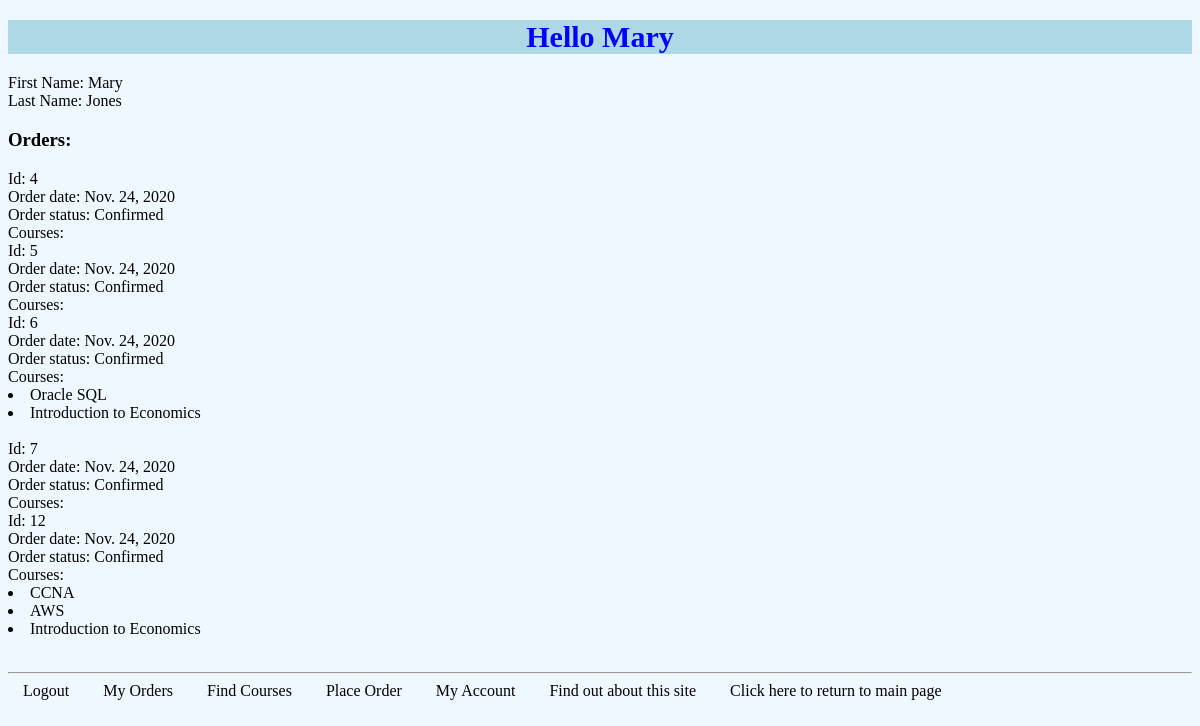
The app's page /myapp/myorders (signed in) with its own data.
### myapp/models.py (models this page shows, shortened)
class Order(models.Model):
    STATUS_CHOICES = [
        (0, 'Cancelled'),
        (1, 'Confirmed'),
        (2, 'On Hold'),
    ]
    courses = models.ManyToManyField(Course)
    student = models.ForeignKey(Student, on_delete=models.CASCADE)
    order_status = models.IntegerField(choices=STATUS_CHOICES, default=1)
    order_date = models.DateField(default=timezone.now)
    total_price = models.DecimalField(max_digits=10, decimal_places=2, default=0)

class Course(models.Model):
    title = models.CharField(max_length=200)
    topic = models.ForeignKey(Topic, related_name='courses', on_delete=models.CASCADE)
    price = models.DecimalField(max_digits=10, decimal_places=2)
    for_everyone = models.BooleanField(default=True)
    description = models.TextField(blank=True)
    num_reviews = models.PositiveIntegerField(default=0)

### myapp/views.py (the view)
# urls.py: path(r'myorders', views.myorders, name='myorders'),
@login_required
def myorders(request):
    user_id = request.user.id
    try:
        if user_id:
            user = get_object_or_404(Student, pk=user_id)
            orders = Order.objects.select_related().filter(student__username=user)
            return render(request, 'myapp/myorders.html',
                          {'user': user, 'orders': orders})
    except:
        msg = 'You are not a registered student!'
        return render(request, 'myapp/myorders.html', {'msg': msg})

### myapp/models.py (called while the page is built)
    def __str__(self):
        return self.username

### templates/myapp/myorders.html
{% extends 'myapp/base.html' %}
{% block myhdg %}
    Hello {{ user.first_name }}
{% endblock %}
{% block body_block %}
    {% if msg %}
        <p> {{ msg }}</p>
    {% else %}
        <p>
            First Name: {{ user.first_name }}<br>
            Last Name: {{ user.last_name }}<br>
            {% if orders %}
                <h3>Orders:</h3>
                {% for order in orders %}
                    Id: {{ order.id }}<br>
                    Order date: {{ order.order_date }}<br>
                    Order status:
                    {% if order.order_status == 1 %}
                        Confirmed
                    {% elif order.order_status == 0 %}
                        Cancelled
                    {% elif order.order_status == 2 %}
                        On Hold
                    {% endif %}
                    <br>
                    Courses:
                    {% for course in order.courses.all %}
                        <li> {{ course.title }} </li>
                    {% endfor %}
                    <br>
                {% endfor %}
            {% else %}
                <p>You have not placed any order yet!</p>
            {% endif %}
        </p>
    {% endif %}
{% endblock %}

### templates/myapp/base.html (shortened to what this page needs)
<!DOCTYPE html>
{% load static %}
    <head>
        <link rel="stylesheet" type="text/css" href="{% static 'myapp/style.css' %}"
        />
    </head>
    <body>
        <div>
            <h1>
                {% block myhdg %}{% endblock %}
            </h1>
            {% block body_block %}*** {% endblock %}
        </div>
        <hr />
        <div>
            {% block links %}
                <ul>
                     {% if request.user.is_authenticated %}
                         <li class="hbar1"><a href="{% url 'myapp:logout' %}">Logout</a></li>
                         <li class="hbar1"><a href="{% url 'myapp:myorders' %}">My Orders</a></li>
                     {% else %}
                         <li class="hbar1"><a href="{% url 'myapp:forgot_password' %}"> Forgot Password? </a></li>
                         <li class="hbar1"><a href="{% url 'myapp:register' %}">Register Here</a></li>
                         <li class="hbar1"><a href="{% url 'myapp:login' %}">Login</a></li>
                     {% endif %}
                    <li class="hbar1"><a href="{% url 'myapp:findcourses' %}">Find Courses</a></li>
                    <li class="hbar1"><a href="{% url 'myapp:place_order' %}">Place Order</a></li>
                    <li class="hbar1"><a href="{% url 'myapp:myaccount' %}">My Account</a></li>
                    <li class="hbar1"><a href="/myapp/about/">Find out about this site</a></li>
                    <li class="hbar1"><a href = "{% url 'myapp:index' %}">Click here to return to main page</a><br/></li>
                </ul>
            {% endblock %}

### myapp/static/myapp/style.css (style rules this page uses)
h1 { background-color: lightblue; color: blue; font-size: 30px; font-style: normal; align-content: center; text-align: center; font-family: "Cooper Black"; }
.hbar1 { display: inline; margin: 15px; }
body { background-color:aliceblue; }
a, a:visited { text-decoration: none; color: black; }
ul { list-style-type: none; margin: 0; padding: 0; }

### records on screen
Order: id "4", order_date "Nov. 24, 2020", order_status "Confirmed"
Order: id "5", order_date "Nov. 24, 2020", order_status "Confirmed"
Order: id "6", order_date "Nov. 24, 2020", order_status "Confirmed"
Course: title "Oracle SQL"
Course: title "Introduction to Economics"
Order: id "7", order_date "Nov. 24, 2020", order_status "Confirmed"
Order: id "12", order_date "Nov. 24, 2020", order_status "Confirmed"
Course: title "CCNA"
Course: title "AWS"

### other values on screen
{{ user.first_name }} "Mary"
{{ user.last_name }} "Jones"
